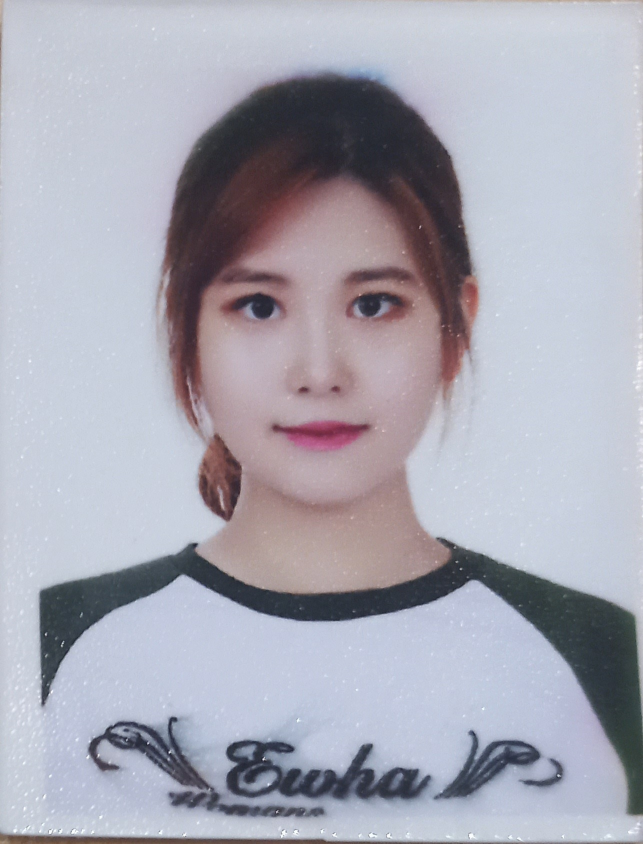
#> input picture images/train.jpg, 1286 x 1687 px (shown at 1/2 size)
$ jupyter execute --allow-errors week2.ipynb   (shell and % lines are left out)
#> lines starting #> are read from the running program, lines starting #| are printed output that depends on the picture; after the words box and inside, x2 and y2 are one past the last pixel; in counts of white or black regions, pixels touching at a corner belong together
## 안면인식 만들기

### 과제 설명

##### face detection 구현하기
1. 과제1에서 제출한 사진을 이용할 것
2. 3주차에서 배운 영상처리를 이용해서 얼굴 영역 분할하기(hsv color segmentation) => 얼굴 영역 mask 이미지
3. 분할된 얼굴 영역을 포함하는 사각형 박스(bounding box) 좌표 얻기 => detection 결과
4. 얼굴 영역은 mask 로 표현하고 사각형 박스는 cv2.rectangle() 을 이용해서 이미지에 그리기 => 최종 이미지
##### 4주차에 배운 face detection 과 face recognition 직접 실행하기
1. 과제1에서 제출한 사진을 이용할 것 + 추가로 과제 수행하는 날짜의 사진을 촬영할 것 (2장 이상으로 해야함)
2. 두 개 이상의 본인 사진을 이용해 face recognition 을 수행하고 얼마나 비슷한 embedding 값을 가지는지 확인할 것 => embedding 의 L2 norm 또는 cos similarity 출력
3. dlib detector 대신 직접 구현한 color segmentation mask 기반의 detector 로 수정해서 face recognition 을 재실행하고 detector 가 달라짐에 따라 같은 이미지의 embedding 이 달라지는지 2번과 같은 방식으로 확인하기
4. dlib detector 와 color segmentation mask detector 의 결과가 어떻게 다른지 비교하고 둘 중 어떤 detector 를 수정해야할지 작성하기
5. 각 방법의 실행시간 비교하기

#### 폴더 디렉토리

```
📁root
├── 📂models
├── 📂images
    ├── my_face_*.jpg
		└── image.jpg
└── code.ipynb
```

#### 라이브러리 설치하기

##### 라이브러리 불러오기

[cell 1]
import os
import torch
import torchvision
import numpy as np
import seaborn as sns
import matplotlib.pyplot as plt
import pandas as pd
import cv2
from PIL import Image
import dlib

[cell 2]
import face_recognition

##### 데이터 불러오기

[cell 3]
img_bgr = cv2.imread('./images/train.jpg')
#> img_bgr is the input picture: shape (1687, 1286, 3); mean B, G, R 179.7, 168.2, 168.5
img_bgr = cv2.resize(img_bgr, (360,640))
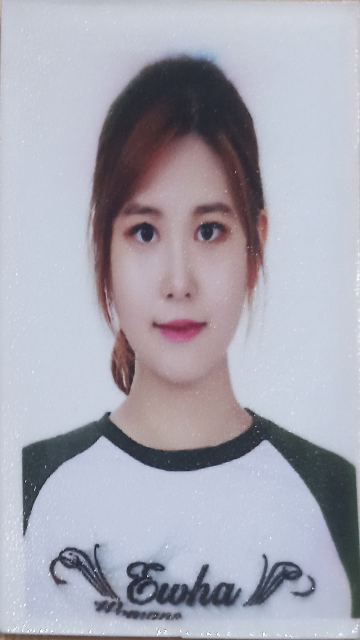
#> img_bgr: shape (640, 360, 3); mean B, G, R 179.6, 168.1, 168.3
img_show = img_bgr.copy()
plt.imshow(cv2.cvtColor(img_show, cv2.COLOR_BGR2RGB))

[cell 4]
#이미지 타입 확인
print(img_show.shape)
#| (640, 360, 3)
print(img_show.dtype)
#| uint8
print(type(img_show))
#| <class 'numpy.ndarray'>

#### 데이터 전처리하기

##### 얼굴 영역 분할하기

[cell 5]
# 색상+명도+채도 모두 고려해서 얼굴을 추출하기 힘듦
# 색상과 채도를 없애버리고 명도만 준다면...? -> 훨씬 추출하기 쉽지 않을까?
# 색상, 채도를 default로 둔 뒤에 하나의 parameter만 가지고 upper_range~lower_range로 설정 -> mask 만들기 -> mask 출력

[cell 6]
print(img_show[:3, :3])
#| [[[166 174 190]
#|   [169 175 187]
#|   [186 187 189]]
#|  [[168 176 190]
#|   [174 178 189]
#|   [188 186 188]]
#|  [[174 183 196]
#|   [170 172 182]
#|   [191 188 189]]]
plt.imshow(img_show[:3, :3])
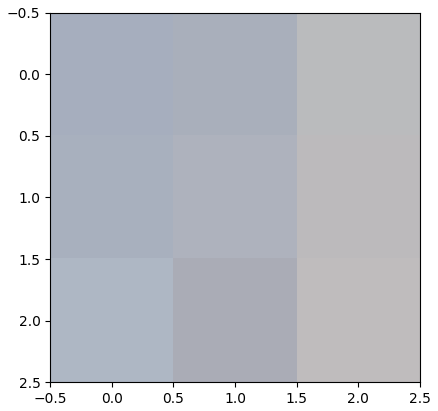
#> figure drawn by matplotlib, 1 panel

[cell 7]
# color default 두기
img_gray = cv2.cvtColor(img_show, cv2.COLOR_BGR2GRAY)
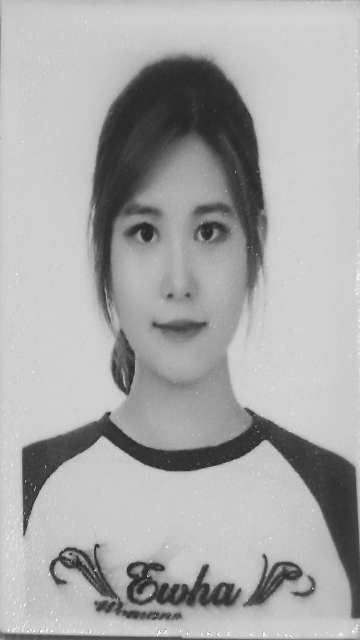
#> img_gray: shape (640, 360); min 28, max 253, mean 169.5
plt.imshow(img_gray,  cmap='gray')

#### 데이터 전처리

[cell 8]
img_zero = np.zeros((640, 360), dtype=np.uint8) #크기가 360x640인, 데이터 타입이 uint8인 2차원 배열,  모든 원소는 0으로 초기화
img_zero[img_gray > 110] = 255 #img_gray 이미지에서 픽셀 값이 110보다 큰 부분은 img_zero 이미지의 해당 위치의 값을 255(흰색)으로 바꾼다. 즉, img_gray 이미지에서 밝기 값이 210보다 큰 부분이 흰색으로 표시된다.
img_src = 255 - img_zero #이미지에서 255(흰색)에서 각 픽셀 값만큼을 뺀 결과를 img_src 이미지로 저장함 ->img_gray 이미지에서 밝기 값이 210보다 큰 부분은 검정색(0)으로, 그 외의 부분은 흰색으로 변환함
plt.imshow(img_src, cmap='gray') #그레이 스케일로 시각화함

[cell 9]
img_erode = cv2.erode(img_src, (10, 10))
img_erode = cv2.erode(img_erode, (10, 10))
plt.imshow(img_erode, cmap='gray')

[cell 10]
img_dil = cv2.dilate(img_erode, (15, 15), iterations=8)


plt.imshow(img_dil, cmap='gray')
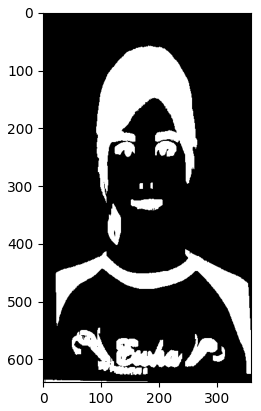
#> figure drawn by matplotlib, 1 panel

[cell 11]
kernel = cv2.getStructuringElement(cv2.MORPH_ELLIPSE, (1, 1))
img_morph = cv2.morphologyEx(img_src, cv2.MORPH_OPEN, kernel, iterations=1)
img_morph = cv2.morphologyEx(img_morph, cv2.MORPH_CLOSE, kernel, iterations=37)

plt.imshow(img_morph, cmap='gray')

[cell 12]
img_threshold = np.zeros_like(img_gray)
# img_threshold[img_morph == 255] = img_gray
img_threshold = np.where(img_morph == 255, img_gray, 0)
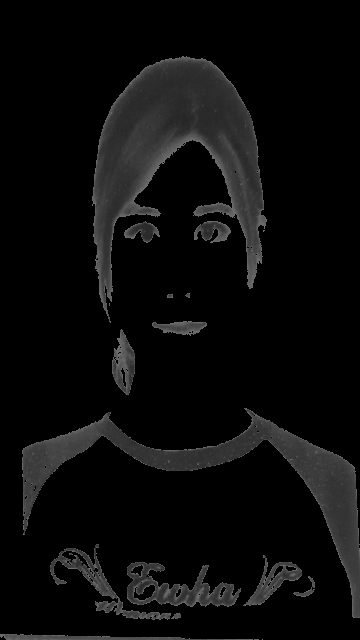
#> img_threshold: shape (640, 360); min 0, max 110, mean 11.4

plt.imshow(img_threshold, cmap='gray')

[cell 13]
img_threshold = img_threshold[200:350,:]
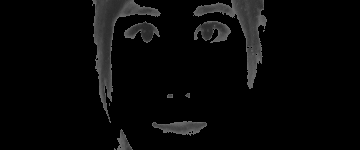
#> img_threshold: shape (150, 360); min 0, max 110, mean 8.2
lower_range = 0
upper_range=100

mask = cv2.inRange(img_threshold, lower_range, upper_range)
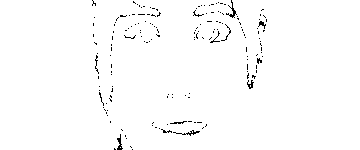
#> mask: shape (150, 360); 98.6% white; black in thin lines or dots, all inside (x1, y1, x2, y2) = (92, 0, 267, 150)

face_segmented = cv2.bitwise_and(img_threshold, img_threshold, mask=mask)
plt.imshow(face_segmented)

##### 바운딩 박스 얻기

#> (a cell that did not finish here is left out)

[cell 15]
img_bgr = cv2.cvtColor(img_bgr, cv2.COLOR_BGR2RGB)
#> (the rest of this cell did not finish here and is left out)

#> (a cell that did not finish here is left out)

[cell 17]
# 얼굴벡터 찾기
from face_recognition import face_locations
#> (the rest of this cell did not finish here and is left out)

##### train 이미지 임포트하기

[cell 18]
file_path = os.path.join('images', 'test.jpg')
img_test = cv2.imread(file_path)
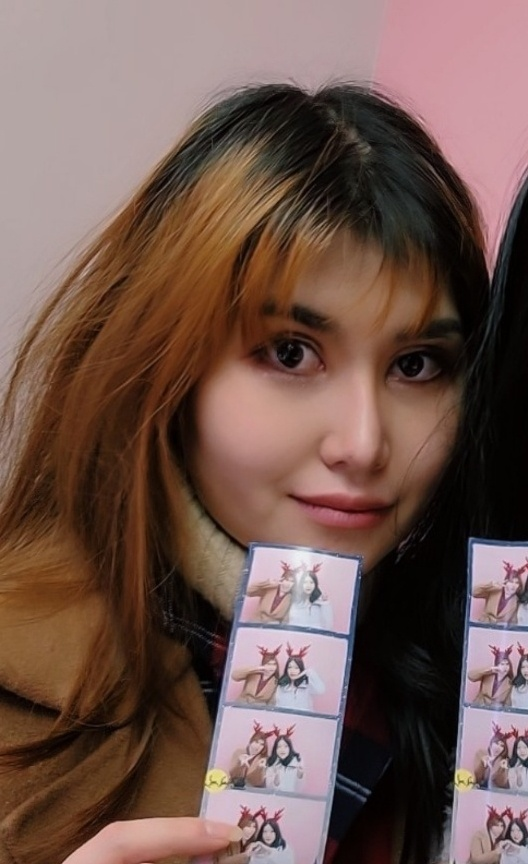
#> input picture images/test.jpg, 528 x 864 px
#> img_test is the input picture: shape (864, 528, 3); mean B, G, R 79, 86.9, 112.7
plt.imshow(cv2.cvtColor(img_test, cv2.COLOR_BGR2RGB) )
#> (the rest of this cell did not finish here and is left out)

[cell 19]
img_test = cv2.cvtColor(img_test, cv2.COLOR_BGR2RGB)
#> (the rest of this cell did not finish here and is left out)

##### LFW 라이브러리 불러오기

[cell 20]
image_paths = ['./images/test.jpg', './images/train.jpg']

# 이미지 파일 경로 리스트를 이용하여 각 이미지의 얼굴 embedding 추출
face_embeddings = []
#> (the rest of this cell did not finish here and is left out)

##### 직접 구현한 color segmentation mask 기반의 detector

[cell 21]
def csm_detector(img):
    hsv_img = cv2.cvtColor(img, cv2.COLOR_BGR2HSV)
#> hsv_img: shape (640, 360, 3); mean H, S, V 40.3, 32.5, 183.8

    lower_color = np.array([10,40,70])
    upper_color = np.array([30,255, 255])

    mask = cv2.inRange(hsv_img , lower_color, upper_color)
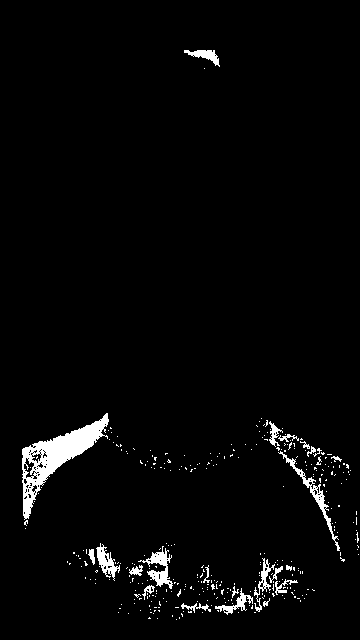
#> mask: shape (640, 360); 2.8% white; 334 white regions (310 under 20 px)

    contours, _ = cv2.findContours(mask, cv2.RETR_TREE, cv2.CHAIN_APPROX_SIMPLE)
#> contours = 459 contours, 440 with area under 20; largest, box (x1, y1, x2, y2) and area: (22, 413, 109, 520) 2759, (278, 451, 340, 551) 436, (138, 546, 173, 589) 416, (96, 543, 120, 581) 304, (215, 588, 253, 615) 207
    faces = []
    for contour in contours:
        area = cv2.contourArea(contour)
        x, y, w, h = cv2.boundingRect(contour)
        faces.append((y, x+w, y+h, x))
#> this loop made 459 passes
#> (area, x, y, w, h) on pass 31: (59, 181, 603, 30, 10)
#> after the loop, faces = 459 items, first 6: (619, 177, 620, 176), (618, 158, 619, 157), (617, 180, 619, 179), (617, 151, 619, 148), (615, 173, 617, 172), (613, 183, 617, 181)
    return faces
face_locations_segemented_img_bgr = csm_detector(img_bgr)
#> face_locations_segemented_img_bgr has the same summary as faces in csm_detector
face_locations_segemented_img_test = csm_detector(img_test)
#> in csm_detector (call 2), `hsv_img = cv2.cvtColor(img, cv2.COLOR_BGR2HSV)`: hsv_img: shape (864, 528, 3); mean H, S, V 110.6, 109.8, 113.6
#> in csm_detector (call 2), `mask = cv2.inRange(hsv_img , lower_color, upper_color)`:
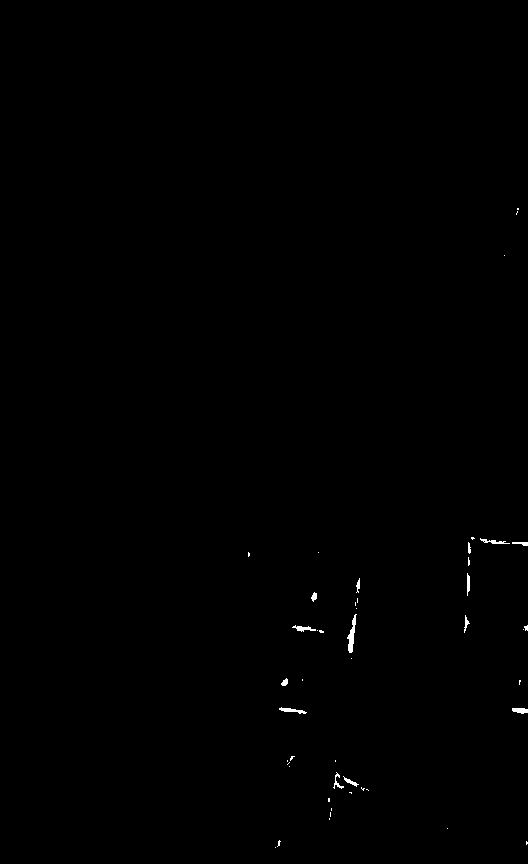
#> mask: shape (864, 528); 0.22% white; 47 white regions (33 under 20 px)
#> in csm_detector (call 2), `contours, _ = cv2.findContours(mask, cv2.RETR_TREE, cv2.CHAIN_APPROX_S..`: contours = 48 contours, 36 with area under 20; largest, box (x1, y1, x2, y2) and area: (347, 614, 357, 653) 124, (279, 707, 307, 714) 58, (512, 708, 528, 714) 56, (292, 625, 316, 632) 52, (480, 538, 510, 544) 40
#> the loop in csm_detector (call 2), `for contour in contours:` made 48 passes
#> (area, x, y, w, h) on passes 12, 13, 19, 20, 23, 29, 30, 31, 35, 37, 41, 43: (33.5, 343, 776, 16, 11), (27, 333, 772, 11, 17), (55.5, 512, 708, 16, 6), (58.5, 279, 707, 28, 7), (27, 281, 678, 7, 8), (51.5, 292, 625, 24, 7), (22.5, 464, 615, 6, 18), (124, 347, 614, 10, 39), (27, 311, 592, 6, 10), (32, 467, 573, 3, 23), (25, 512, 542, 16, 4), (40.5, 480, 538, 30, 6)
#> after the loop in csm_detector (call 2), `for contour in contours:`: faces = 48 items, first 6: (847, 276, 848, 275), (841, 528, 845, 526), (840, 281, 847, 277), (828, 448, 829, 447), (818, 330, 820, 329), (812, 331, 817, 330)
#> face_locations_segemented_img_test has the same summary as faces in csm_detector
print(face_locations_segemented_img_bgr, face_locations_segemented_img_test)
#> (printed output is left out)
